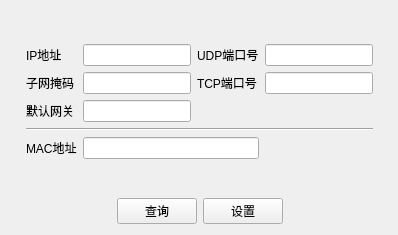
<?xml version="1.0" encoding="UTF-8"?>
<ui version="4.0">
 <class>NetConfigFor6CDlg</class>
 <widget class="QWidget" name="NetConfigFor6CDlg">
  <property name="geometry">
   <rect>
    <x>0</x>
    <y>0</y>
    <width>398</width>
    <height>235</height>
   </rect>
  </property>
  <property name="windowTitle">
   <string>Form</string>
  </property>
  <layout class="QGridLayout" name="gridLayout_2">
   <item row="0" column="0">
    <spacer name="horizontalSpacer_5">
     <property name="orientation">
      <enum>Qt::Horizontal</enum>
     </property>
     <property name="sizeHint" stdset="0">
      <size>
       <width>15</width>
       <height>20</height>
      </size>
     </property>
    </spacer>
   </item>
   <item row="0" column="1">
    <layout class="QVBoxLayout" name="verticalLayout">
     <item>
      <spacer name="verticalSpacer">
       <property name="orientation">
        <enum>Qt::Vertical</enum>
       </property>
       <property name="sizeHint" stdset="0">
        <size>
         <width>20</width>
         <height>51</height>
        </size>
       </property>
      </spacer>
     </item>
     <item>
      <layout class="QGridLayout" name="gridLayout">
       <item row="2" column="1">
        <widget class="QLineEdit" name="lineEdit_3"/>
       </item>
       <item row="1" column="0">
        <widget class="QLabel" name="label_2">
         <property name="text">
          <string>子网掩码</string>
         </property>
        </widget>
       </item>
       <item row="2" column="0">
        <widget class="QLabel" name="label_3">
         <property name="text">
          <string>默认网关</string>
         </property>
        </widget>
       </item>
       <item row="1" column="1">
        <widget class="QLineEdit" name="lineEdit_2"/>
       </item>
       <item row="5" column="0">
        <widget class="QLabel" name="label_4">
         <property name="text">
          <string>MAC地址</string>
         </property>
        </widget>
       </item>
       <item row="0" column="1">
        <widget class="QLineEdit" name="lineEdit"/>
       </item>
       <item row="0" column="0">
        <widget class="QLabel" name="label">
         <property name="text">
          <string>IP地址</string>
         </property>
        </widget>
       </item>
       <item row="3" column="0" colspan="4">
        <widget class="Line" name="line">
         <property name="orientation">
          <enum>Qt::Horizontal</enum>
         </property>
        </widget>
       </item>
       <item row="0" column="3">
        <widget class="QLineEdit" name="lineEdit_4"/>
       </item>
       <item row="0" column="2">
        <widget class="QLabel" name="label_5">
         <property name="text">
          <string>UDP端口号</string>
         </property>
        </widget>
       </item>
       <item row="1" column="2">
        <widget class="QLabel" name="label_6">
         <property name="text">
          <string>TCP端口号</string>
         </property>
        </widget>
       </item>
       <item row="1" column="3">
        <widget class="QLineEdit" name="lineEdit_5"/>
       </item>
       <item row="5" column="1" colspan="2">
        <widget class="QLineEdit" name="lineEdit_6"/>
       </item>
      </layout>
     </item>
     <item>
      <spacer name="verticalSpacer_2">
       <property name="orientation">
        <enum>Qt::Vertical</enum>
       </property>
       <property name="sizeHint" stdset="0">
        <size>
         <width>20</width>
         <height>51</height>
        </size>
       </property>
      </spacer>
     </item>
     <item>
      <layout class="QHBoxLayout" name="horizontalLayout_4">
       <item>
        <spacer name="horizontalSpacer_4">
         <property name="orientation">
          <enum>Qt::Horizontal</enum>
         </property>
         <property name="sizeHint" stdset="0">
          <size>
           <width>40</width>
           <height>20</height>
          </size>
         </property>
        </spacer>
       </item>
       <item>
        <widget class="QPushButton" name="pushButton">
         <property name="text">
          <string>查询</string>
         </property>
        </widget>
       </item>
       <item>
        <widget class="QPushButton" name="pushButton_2">
         <property name="text">
          <string>设置</string>
         </property>
        </widget>
       </item>
       <item>
        <spacer name="horizontalSpacer">
         <property name="orientation">
          <enum>Qt::Horizontal</enum>
         </property>
         <property name="sizeHint" stdset="0">
          <size>
           <width>40</width>
           <height>20</height>
          </size>
         </property>
        </spacer>
       </item>
      </layout>
     </item>
    </layout>
   </item>
   <item row="0" column="2">
    <spacer name="horizontalSpacer_6">
     <property name="orientation">
      <enum>Qt::Horizontal</enum>
     </property>
     <property name="sizeHint" stdset="0">
      <size>
       <width>14</width>
       <height>20</height>
      </size>
     </property>
    </spacer>
   </item>
  </layout>
 </widget>
 <resources/>
 <connections/>
</ui>
